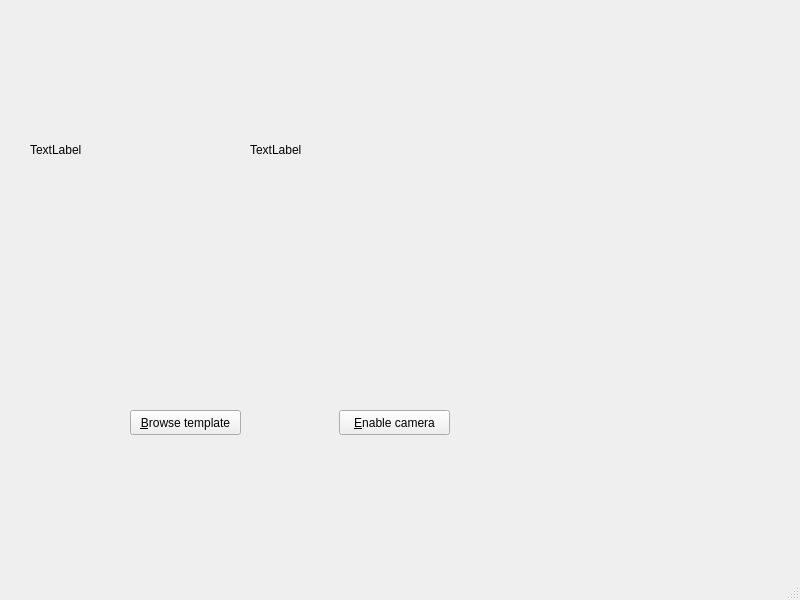
<?xml version="1.0" encoding="UTF-8"?>
<ui version="4.0">
 <class>MainWindow</class>
 <widget class="QMainWindow" name="MainWindow">
  <property name="geometry">
   <rect>
    <x>0</x>
    <y>0</y>
    <width>800</width>
    <height>600</height>
   </rect>
  </property>
  <property name="windowTitle">
   <string>SIFT Demo</string>
  </property>
  <widget class="QWidget" name="centralwidget">
   <widget class="QPushButton" name="browse_button">
    <property name="geometry">
     <rect>
      <x>130</x>
      <y>410</y>
      <width>111</width>
      <height>25</height>
     </rect>
    </property>
    <property name="text">
     <string>&amp;Browse template</string>
    </property>
   </widget>
   <widget class="QPushButton" name="toggle_cam_button">
    <property name="geometry">
     <rect>
      <x>339</x>
      <y>410</y>
      <width>111</width>
      <height>25</height>
     </rect>
    </property>
    <property name="text">
     <string>&amp;Enable camera</string>
    </property>
   </widget>
   <widget class="QLabel" name="live_image_label">
    <property name="geometry">
     <rect>
      <x>250</x>
      <y>30</y>
      <width>320</width>
      <height>240</height>
     </rect>
    </property>
    <property name="text">
     <string>TextLabel</string>
    </property>
   </widget>
   <widget class="QLabel" name="template_label">
    <property name="geometry">
     <rect>
      <x>30</x>
      <y>30</y>
      <width>320</width>
      <height>240</height>
     </rect>
    </property>
    <property name="text">
     <string>TextLabel</string>
    </property>
   </widget>
  </widget>
  <widget class="QMenuBar" name="menubar">
   <property name="geometry">
    <rect>
     <x>0</x>
     <y>0</y>
     <width>800</width>
     <height>22</height>
    </rect>
   </property>
  </widget>
  <widget class="QStatusBar" name="statusbar"/>
 </widget>
 <resources/>
 <connections/>
</ui>
